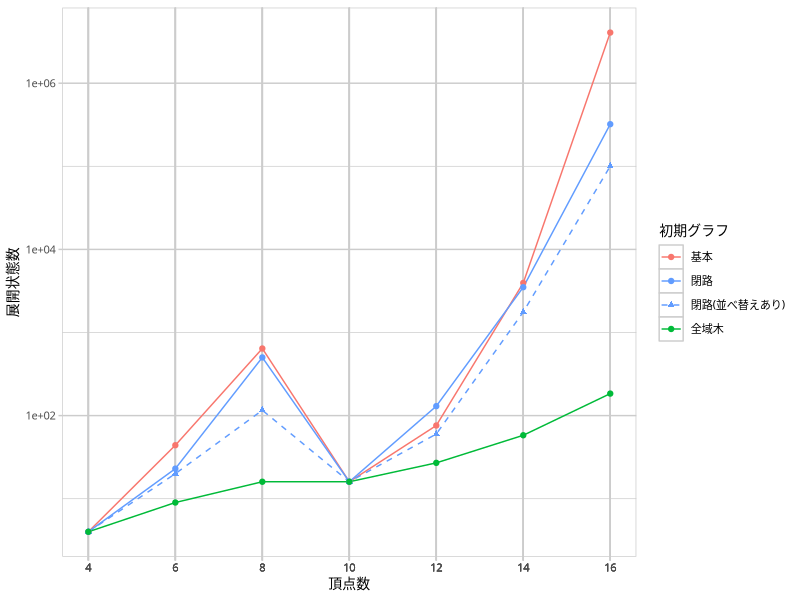

Write the R code that produced this figure.
library(readr)
library(dplyr)
library(ggplot2)

breaks <- c('basic basic', 'cycle basic', 'cycle sorted', 'stree basic')
labels <- c('基本', '閉路', '閉路(並べ替えあり)', '全域木')
data <- read_csv('cmp-algo-mws.csv') %>%
  filter(d == 3, mgr == 'basic') %>%
  mutate(mtd = paste(bdr, srt)) %>%
  group_by(n, d, bdr, srt, mtd, node) %>%
  summarise(mean_time = mean(time)) %>%
  ungroup() %>%
  mutate(mtd = factor(mtd, levels = breaks)) %>%
  arrange(mtd, n)

gp <- ggplot(data, aes(x = n, y = node, color = mtd, shape = mtd, linetype = mtd)) +
  geom_line() +
  geom_point() +
  scale_x_continuous(name = '頂点数',
                     breaks = data$n,
                     minor_breaks = NULL,
                     labels = as.character(data$n)) +
  scale_y_continuous(name = '展開状態数',
                     trans = 'log10') +
  scale_color_manual(name = '初期グラフ',
                     breaks = breaks,
                     labels = labels,
                     values = c('#F8766D', '#619CFF', '#619CFF', '#00BA38')) +
  scale_shape_manual(name = '初期グラフ',
                     breaks = breaks,
                     labels = labels,
                     values = c(19, 19, 17, 19)) +
  scale_linetype_manual(name = '初期グラフ',
                        breaks = breaks,
                        labels = labels,
                        values = c(1, 1, 2, 1)) +
  theme(text = element_text(family = 'IPAexGothic', size = 10),
        panel.background = element_rect(fill = 'white', colour = 'grey80'),
        panel.grid.major = element_line(colour = 'grey80'),
        panel.grid.minor = element_line(colour = 'grey80'),
        axis.ticks = element_line(colour = 'grey80'))

ggsave('the-ginitr-node.pdf', gp,
       width = 15, height = 10, units = 'cm',
       device = cairo_pdf)
